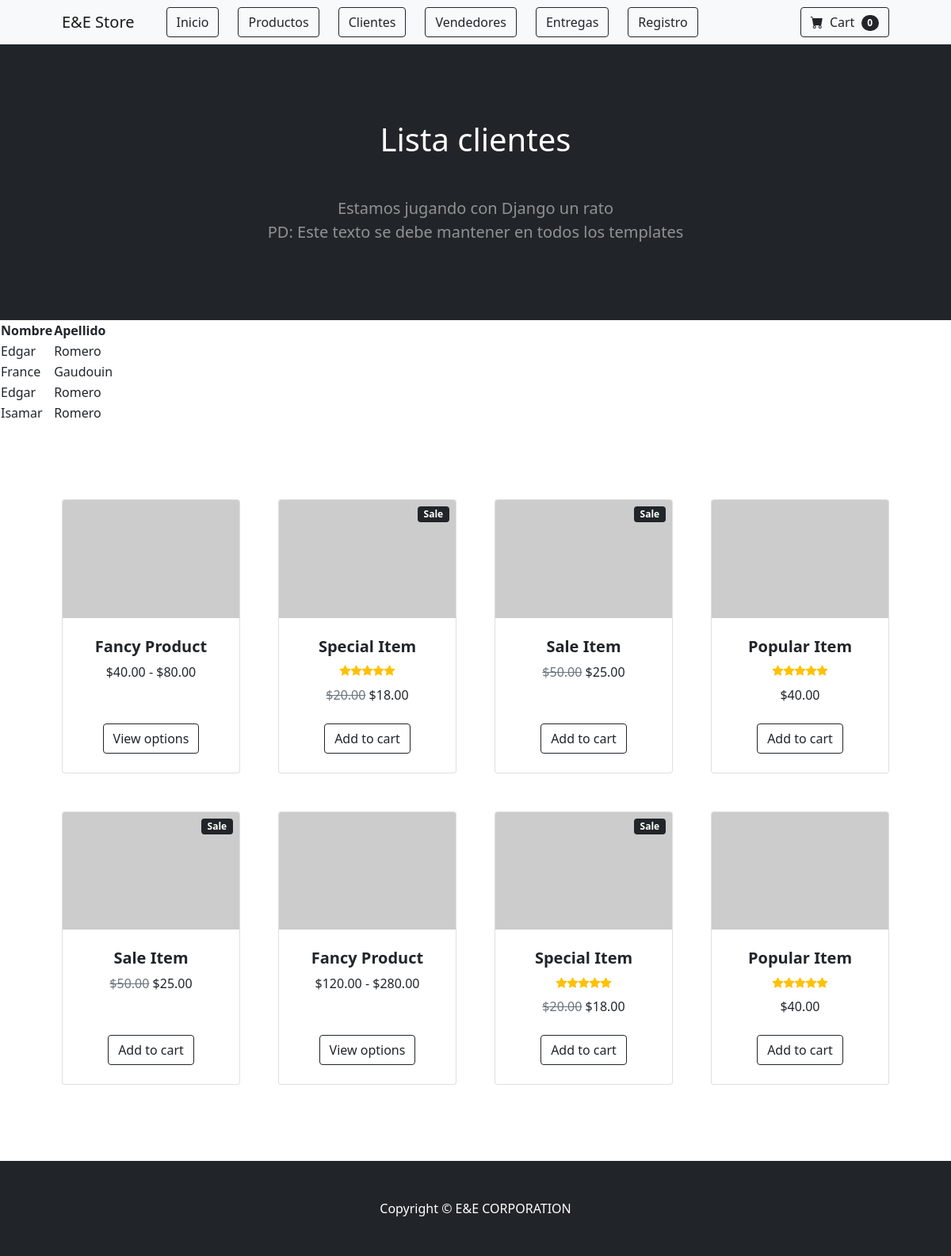
Page /AppTienda/listar-clientes/ on the earlier database version.
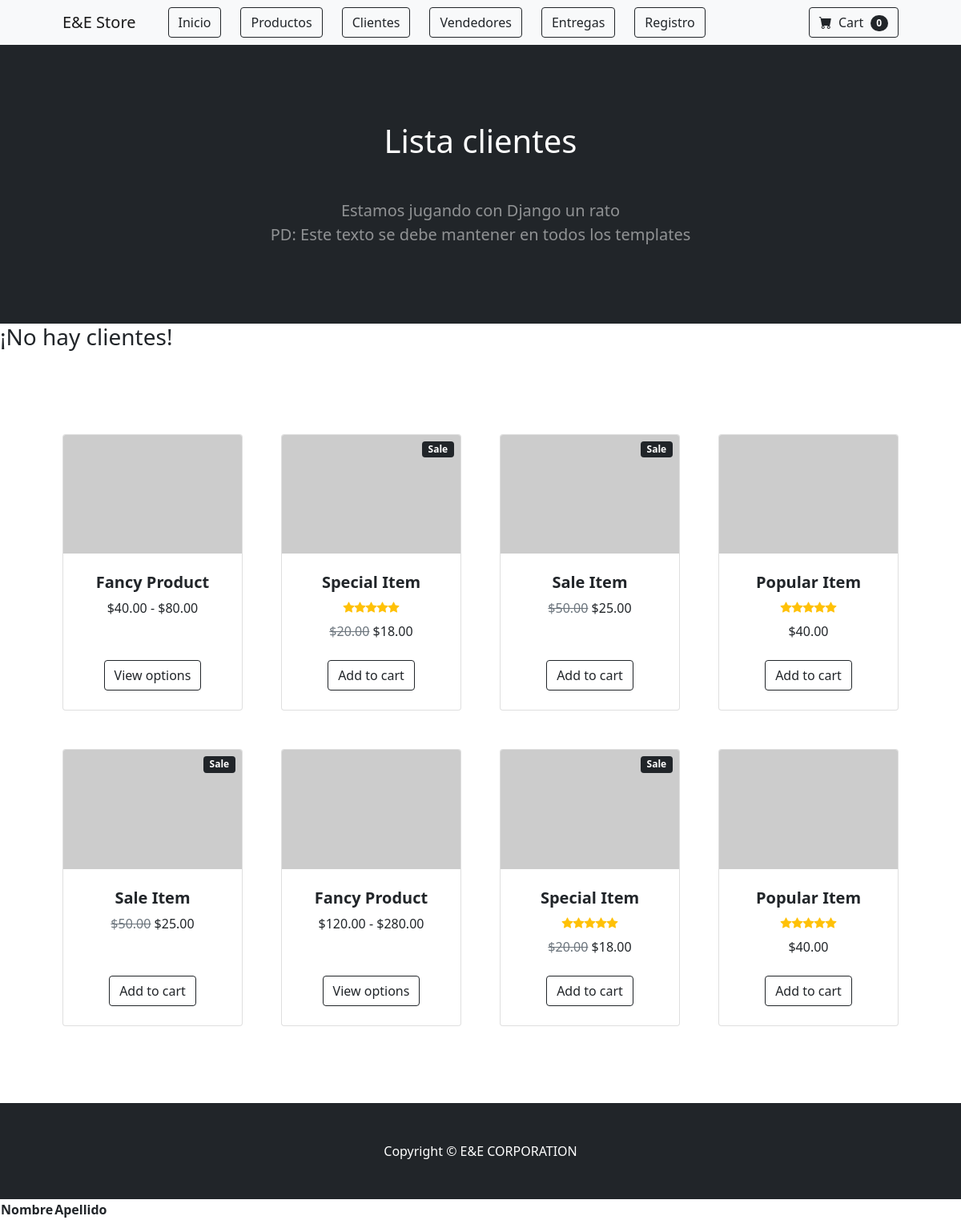
Same page on the later database version.
### AppTienda/models.py (models this page shows, shortened)
class Cliente(models.Model):
    nombre = models.CharField(max_length=40)
    apellido = models.CharField(max_length=40)
    documento = models.IntegerField()
    email = models.EmailField()
    direccion = models.TextField(max_length=200)
    estado = models.BooleanField(default=True)

### AppTienda/views.py (the view)
# urls.py: path('listar-clientes/', listarClientes, name='listarClientes'),
def listarClientes(request):
    clientes=Cliente.objects.all()
    data = {"clientes" : clientes}
    return render(request, 'Apptienda/listarClientes.html', data)

### AppTienda/templates/AppTienda/listarClientes.html
{% extends "AppTienda/padre.html" %}
{% load static %}
{% block title %}
<h1 class="mb-5"> Lista clientes </h1>
{% endblock %}
{% block content %}
<table>
    <tr>
        <th>Nombre </th>
        <th>Apellido </th>
    </tr>
    {% if clientes %}
    {% for c in clientes %}
    <tr>
        <td>{{ c.nombre }}</td>
        <td>{{ c.apellido }}</td>
    </tr>
    {% endfor %}
</table>
    {% else %}
    <h3> ¡No hay clientes!</h3>
    {% endif %}
    {% endblock %}

### AppTienda/templates/AppTienda/padre.html (shortened to what this page needs)
<!DOCTYPE html>
<html lang="en">
    <head>
         {% load static %}
        <link href="https://cdn.jsdelivr.net/npm/bootstrap-icons@1.5.0/font/bootstrap-icons.css" rel="stylesheet" />
        <link href=" {% static 'AppTienda/css/styles.css' %}" rel="stylesheet" />
    </head>
    <body>
        <nav class="navbar navbar-expand-lg navbar-light bg-light">
            <div class="container px-4 px-lg-5">
                <a class="navbar-brand" href="#!">E&E Store</a>
                <div class="collapse navbar-collapse" id="navbarSupportedContent">
                    <ul class="navbar-nav me-auto mb-2 mb-lg-0 ms-lg-4 gap-4">
                        <a class="btn btn-outline-dark mt-auto" href="{% url 'inicio' %}">Inicio</a>
                        <a class="btn btn-outline-dark mt-auto" href="{% url 'producto' %}">Productos</a>
                        <a class="btn btn-outline-dark mt-auto" href="{% url 'cliente' %}">Clientes</a>
                        <a class="btn btn-outline-dark mt-auto" href="{% url 'vendedor' %}">Vendedores</a>
                        <a class="btn btn-outline-dark mt-auto" href="{% url 'entrega' %}">Entregas</a>
                        <a class="btn btn-outline-dark mt-auto" href="{% url 'clienteFormulario' %}">Registro</a>
                    </ul>
                    <form class="d-flex">
                        <button class="btn btn-outline-dark" type="submit">
                            <i class="bi-cart-fill me-1"></i>
                            Cart
                            <span class="badge bg-dark text-white ms-1 rounded-pill">0</span>
                        </button>
                    </form>
                </div>
            </div>
        </nav>
        <header class="bg-dark py-5">
            <div class="container px-4 px-lg-5 my-5">
                <div class="text-center text-white">
                    {% block title %} {% endblock %}
                    <p class="lead fw-normal text-white-50 mb-0">Estamos jugando con Django un rato</p>
                    <p class="lead fw-normal text-white-50 mb-0">PD: Este texto se debe mantener en todos los templates</p>
                </div>
            </div>
        </header>
         {% block content %} {% endblock %}
        <section class="py-5">
            <div class="container px-4 px-lg-5 mt-5">
                <div class="row gx-4 gx-lg-5 row-cols-2 row-cols-md-3 row-cols-xl-4 justify-content-center">
                    <div class="col mb-5">
                        <div class="card h-100">
                            <img class="card-img-top" src="https://dummyimage.com/450x300/dee2e6/6c757d.jpg" alt="..." />
                            <div class="card-body p-4">
                                <div class="text-center">
                                    <h5 class="fw-bolder">Fancy Product</h5>
                                    $40.00 - $80.00
                                </div>
                            </div>
                            <div class="card-footer p-4 pt-0 border-top-0 bg-transparent">
                                <div class="text-center"><a class="btn btn-outline-dark mt-auto" href="#">View options</a></div>
                            </div>
                        </div>
                    </div>
                    <div class="col mb-5">
                        <div class="card h-100">
                            <div class="badge bg-dark text-white position-absolute" style="top: 0.5rem; right: 0.5rem">Sale</div>
                            <img class="card-img-top" src="https://dummyimage.com/450x300/dee2e6/6c757d.jpg" alt="..." />
                            <div class="card-body p-4">
                                <div class="text-center">
                                    <h5 class="fw-bolder">Special Item</h5>
                                    <div class="d-flex justify-content-center small text-warning mb-2">
                                        <div class="bi-star-fill"></div>
                                        <div class="bi-star-fill"></div>
                                        <div class="bi-star-fill"></div>
                                        <div class="bi-star-fill"></div>
                                        <div class="bi-star-fill"></div>
                                    </div>
                                    <span class="text-muted text-decoration-line-through">$20.00</span>
                                    $18.00
                                </div>
                            </div>
                            <div class="card-footer p-4 pt-0 border-top-0 bg-transparent">
                                <div class="text-center"><a class="btn btn-outline-dark mt-auto" href="#">Add to cart</a></div>
                            </div>
                        </div>
                    </div>
                    <div class="col mb-5">
                        <div class="card h-100">
                            <div class="badge bg-dark text-white position-absolute" style="top: 0.5rem; right: 0.5rem">Sale</div>
                            <img class="card-img-top" src="https://dummyimage.com/450x300/dee2e6/6c757d.jpg" alt="..." />
                            <div class="card-body p-4">
                                <div class="text-center">
                                    <h5 class="fw-bolder">Sale Item</h5>
                                    <span class="text-muted text-decoration-line-through">$50.00</span>
                                    $25.00
                                </div>
                            </div>
                            <div class="card-footer p-4 pt-0 border-top-0 bg-transparent">
                                <div class="text-center"><a class="btn btn-outline-dark mt-auto" href="#">Add to cart</a></div>
                            </div>
                        </div>
                    </div>
                    <div class="col mb-5">
                        <div class="card h-100">
                            <img class="card-img-top" src="https://dummyimage.com/450x300/dee2e6/6c757d.jpg" alt="..." />
                            <div class="card-body p-4">
                                <div class="text-center">
                                    <h5 class="fw-bolder">Popular Item</h5>
                                    <div class="d-flex justify-content-center small text-warning mb-2">
                                        <div class="bi-star-fill"></div>
                                        <div class="bi-star-fill"></div>
                                        <div class="bi-star-fill"></div>
                                        <div class="bi-star-fill"></div>
                                        <div class="bi-star-fill"></div>
                                    </div>
                                    $40.00
                                </div>
                            </div>
                            <div class="card-footer p-4 pt-0 border-top-0 bg-transparent">
                                <div class="text-center"><a class="btn btn-outline-dark mt-auto" href="#">Add to cart</a></div>
                            </div>
                        </div>
                    </div>
                    <div class="col mb-5">
                        <div class="card h-100">
                            <div class="badge bg-dark text-white position-absolute" style="top: 0.5rem; right: 0.5rem">Sale</div>
                            <img class="card-img-top" src="https://dummyimage.com/450x300/dee2e6/6c757d.jpg" alt="..." />
                            <div class="card-body p-4">
                                <div class="text-center">
                                    <h5 class="fw-bolder">Sale Item</h5>
                                    <span class="text-muted text-decoration-line-through">$50.00</span>
                                    $25.00
                                </div>
                            </div>
                            <div class="card-footer p-4 pt-0 border-top-0 bg-transparent">
                                <div class="text-center"><a class="btn btn-outline-dark mt-auto" href="#">Add to cart</a></div>
                            </div>
                        </div>
                    </div>
                    <div class="col mb-5">
                        <div class="card h-100">
                            <img class="card-img-top" src="https://dummyimage.com/450x300/dee2e6/6c757d.jpg" alt="..." />
                            <div class="card-body p-4">
                                <div class="text-center">
                                    <h5 class="fw-bolder">Fancy Product</h5>
                                    $120.00 - $280.00
                                </div>
                            </div>
                            <div class="card-footer p-4 pt-0 border-top-0 bg-transparent">
                                <div class="text-center"><a class="btn btn-outline-dark mt-auto" href="#">View options</a></div>
                            </div>
                        </div>
                    </div>
                    <div class="col mb-5">
                        <div class="card h-100">
                            <div class="badge bg-dark text-white position-absolute" style="top: 0.5rem; right: 0.5rem">Sale</div>
                            <img class="card-img-top" src="https://dummyimage.com/450x300/dee2e6/6c757d.jpg" alt="..." />
                            <div class="card-body p-4">
                                <div class="text-center">
                                    <h5 class="fw-bolder">Special Item</h5>
                                    <div class="d-flex justify-content-center small text-warning mb-2">
                                        <div class="bi-star-fill"></div>
                                        <div class="bi-star-fill"></div>
                                        <div class="bi-star-fill"></div>
                                        <div class="bi-star-fill"></div>
                                        <div class="bi-star-fill"></div>
                                    </div>
                                    <span class="text-muted text-decoration-line-through">$20.00</span>
                                    $18.00
                                </div>
                            </div>
                            <div class="card-footer p-4 pt-0 border-top-0 bg-transparent">
                                <div class="text-center"><a class="btn btn-outline-dark mt-auto" href="#">Add to cart</a></div>
                            </div>
                        </div>
                    </div>
                    <div class="col mb-5">
                        <div class="card h-100">
                            <img class="card-img-top" src="https://dummyimage.com/450x300/dee2e6/6c757d.jpg" alt="..." />
                            <div class="card-body p-4">
                                <div class="text-center">
                                    <h5 class="fw-bolder">Popular Item</h5>
                                    <div class="d-flex justify-content-center small text-warning mb-2">
                                        <div class="bi-star-fill"></div>
                                        <div class="bi-star-fill"></div>
                                        <div class="bi-star-fill"></div>
                                        <div class="bi-star-fill"></div>
                                        <div class="bi-star-fill"></div>
                                    </div>
                                    $40.00
                                </div>
                            </div>
                            <div class="card-footer p-4 pt-0 border-top-0 bg-transparent">
                                <div class="text-center"><a class="btn btn-outline-dark mt-auto" href="#">Add to cart</a></div>
                            </div>
                        </div>
                    </div>
                </div>
            </div>
        </section>
        <footer class="py-5 bg-dark">
            <div class="container"><p class="m-0 text-center text-white">Copyright &copy; E&E CORPORATION </p></div>
        </footer>
    </body>
</html>

Differences in the rows shown:
removed Cliente: nombre "Edgar", apellido "Romero"
removed Cliente: nombre "France", apellido "Gaudouin"
removed Cliente: nombre "Edgar", apellido "Romero"
removed Cliente: nombre "Isamar", apellido "Romero"
Other differences:
text now shown: "¡No hay clientes!"
